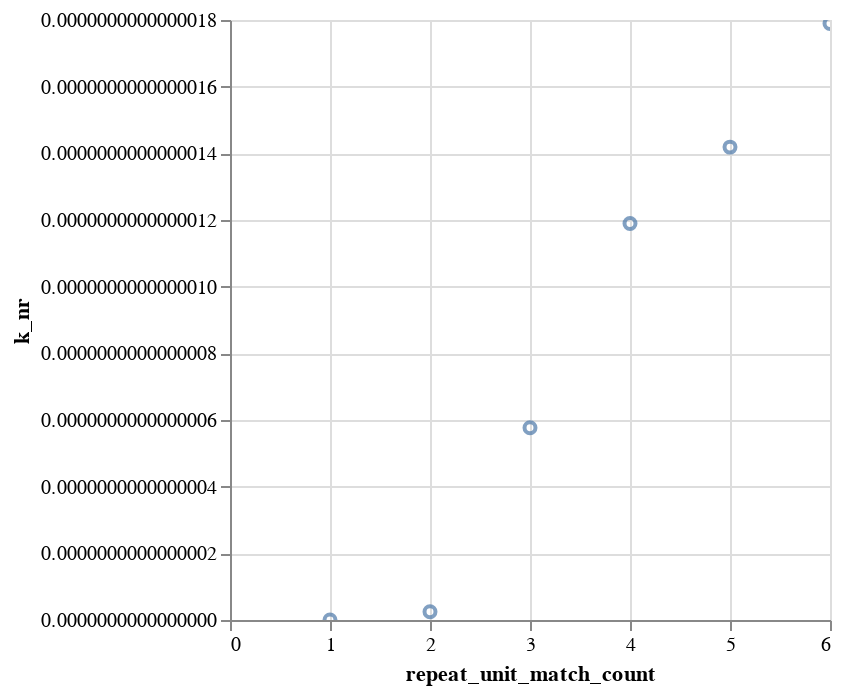

Here is the notebook cell this chart was saved with:
### Code cell
df_matches.plot.scatter(x="repeat_unit_match_count", y="k_nr")

### Figure 1 — Vega specification as saved in the notebook (floating-point values rounded to 4 significant figures)
{"$schema": "https://vega.github.io/schema/vega/v5.json", "data": [{"name": "param_3_store"}, {"name": "source_0", "values": [{"k_nr": 1.814e-20, "repeat_unit_match_count": 1}, {"k_nr": 2.464e-17, "repeat_unit_match_count": 2}, {"k_nr": 5.769e-16, "repeat_unit_match_count": 3}, {"k_nr": 1.189e-15, "repeat_unit_match_count": 4}, {"k_nr": 1.419e-15, "repeat_unit_match_count": 5}, {"k_nr": 1.789e-15, "repeat_unit_match_count": 6}]}, {"name": "source_0_x_domain_repeat_unit_match_count", "values": [{"min": 1, "max": 6}]}, {"name": "source_0_y_domain_k_nr", "values": [{"min": 1.814e-20, "max": 1.789e-15}]}], "signals": [{"name": "unit", "value": {}, "on": [{"events": "pointermove", "update": "isTuple(group()) ? group() : unit"}]}, {"name": "param_3", "update": "vlSelectionResolve(\"param_3_store\", \"union\")"}, {"name": "param_3_repeat_unit_match_count", "on": [{"events": [{"source": "view", "type": "dblclick"}], "update": "null"}, {"events": {"signal": "param_3_translate_delta"}, "update": "panLinear(param_3_translate_anchor.extent_x, -param_3_translate_delta.x / width)"}, {"events": {"signal": "param_3_zoom_delta"}, "update": "zoomLinear(domain(\"x\"), param_3_zoom_anchor.x, param_3_zoom_delta)"}]}, {"name": "param_3_k_nr", "on": [{"events": [{"source": "view", "type": "dblclick"}], "update": "null"}, {"events": {"signal": "param_3_translate_delta"}, "update": "panLinear(param_3_translate_anchor.extent_y, param_3_translate_delta.y / height)"}, {"events": {"signal": "param_3_zoom_delta"}, "update": "zoomLinear(domain(\"y\"), param_3_zoom_anchor.y, param_3_zoom_delta)"}]}, {"name": "param_3_tuple", "on": [{"events": [{"signal": "param_3_repeat_unit_match_count || param_3_k_nr"}], "update": "param_3_repeat_unit_match_count && param_3_k_nr ? {unit: \"\", fields: param_3_tuple_fields, values: [param_3_repeat_unit_match_count,param_3_k_nr]} : null"}]}, {"name": "param_3_tuple_fields", "value": [{"field": "repeat_unit_match_count", "channel": "x", "type": "R"}, {"field": "k_nr", "channel": "y", "type": "R"}]}, {"name": "param_3_translate_anchor", "value": {}, "on": [{"events": [{"source": "scope", "type": "pointerdown"}], "update": "{x: x(unit), y: y(unit), extent_x: domain(\"x\"), extent_y: domain(\"y\")}"}]}, {"name": "param_3_translate_delta", "value": {}, "on": [{"events": [{"source": "window", "between": [{"source": "scope", "type": "pointerdown"}, {"source": "window", "type": "pointerup"}], "consume": true, "type": "pointermove"}], "update": "{x: param_3_translate_anchor.x - x(unit), y: param_3_translate_anchor.y - y(unit)}"}]}, {"name": "param_3_zoom_anchor", "on": [{"events": [{"source": "scope", "consume": true, "type": "wheel"}], "update": "{x: invert(\"x\", x(unit)), y: invert(\"y\", y(unit))}"}]}, {"name": "param_3_zoom_delta", "on": [{"events": [{"source": "scope", "consume": true, "type": "wheel"}], "update": "pow(1.001, event.deltaY * pow(16, event.deltaMode))", "force": true}]}, {"name": "param_3_modify", "on": [{"events": {"signal": "param_3_tuple"}, "update": "modify(\"param_3_store\", param_3_tuple, true)"}]}], "marks": [{"type": "symbol", "name": "marks", "from": {"data": "source_0"}, "encode": {"update": {"stroke": {"value": "#4c78a8"}, "x": {"field": "repeat_unit_match_count", "scale": "x"}, "y": {"field": "k_nr", "scale": "y"}, "opacity": {"value": 0.7}, "fill": {"value": "transparent"}, "tooltip": {"signal": "{\"repeat_unit_match_count\": format(datum[\"repeat_unit_match_count\"], \"\"), \"k_nr\": format(datum[\"k_nr\"], \"\")}"}}}, "interactive": true, "clip": true, "style": ["point"]}], "scales": [{"name": "x", "type": "linear", "domain": [{"signal": "(data(\"source_0_x_domain_repeat_unit_match_count\")[0] || {}).min"}, {"signal": "(data(\"source_0_x_domain_repeat_unit_match_count\")[0] || {}).max"}], "range": [0, {"signal": "width"}], "zero": true, "nice": true, "domainRaw": {"signal": "param_3[\"repeat_unit_match_count\"]"}}, {"name": "y", "type": "linear", "domain": [{"signal": "(data(\"source_0_y_domain_k_nr\")[0] || {}).min"}, {"signal": "(data(\"source_0_y_domain_k_nr\")[0] || {}).max"}], "range": [{"signal": "height"}, 0], "zero": true, "domainRaw": {"signal": "param_3[\"k_nr\"]"}, "nice": true}], "axes": [{"scale": "x", "zindex": 0, "gridScale": "y", "tickCount": {"signal": "ceil(width/40)"}, "aria": false, "labels": false, "grid": true, "orient": "bottom", "maxExtent": 0, "ticks": false, "minExtent": 0, "domain": false}, {"scale": "y", "gridScale": "x", "labels": false, "domain": false, "zindex": 0, "orient": "left", "maxExtent": 0, "tickCount": {"signal": "ceil(height/40)"}, "aria": false, "grid": true, "minExtent": 0, "ticks": false}, {"scale": "x", "title": "repeat_unit_match_count", "orient": "bottom", "grid": false, "labelFlush": true, "labelOverlap": true, "tickCount": {"signal": "ceil(width/40)"}, "zindex": 0}, {"scale": "y", "labelOverlap": true, "tickCount": {"signal": "ceil(height/40)"}, "zindex": 0, "orient": "left", "grid": false, "title": "k_nr"}], "background": "white", "padding": 5, "style": "cell", "height": 300, "width": 300}
